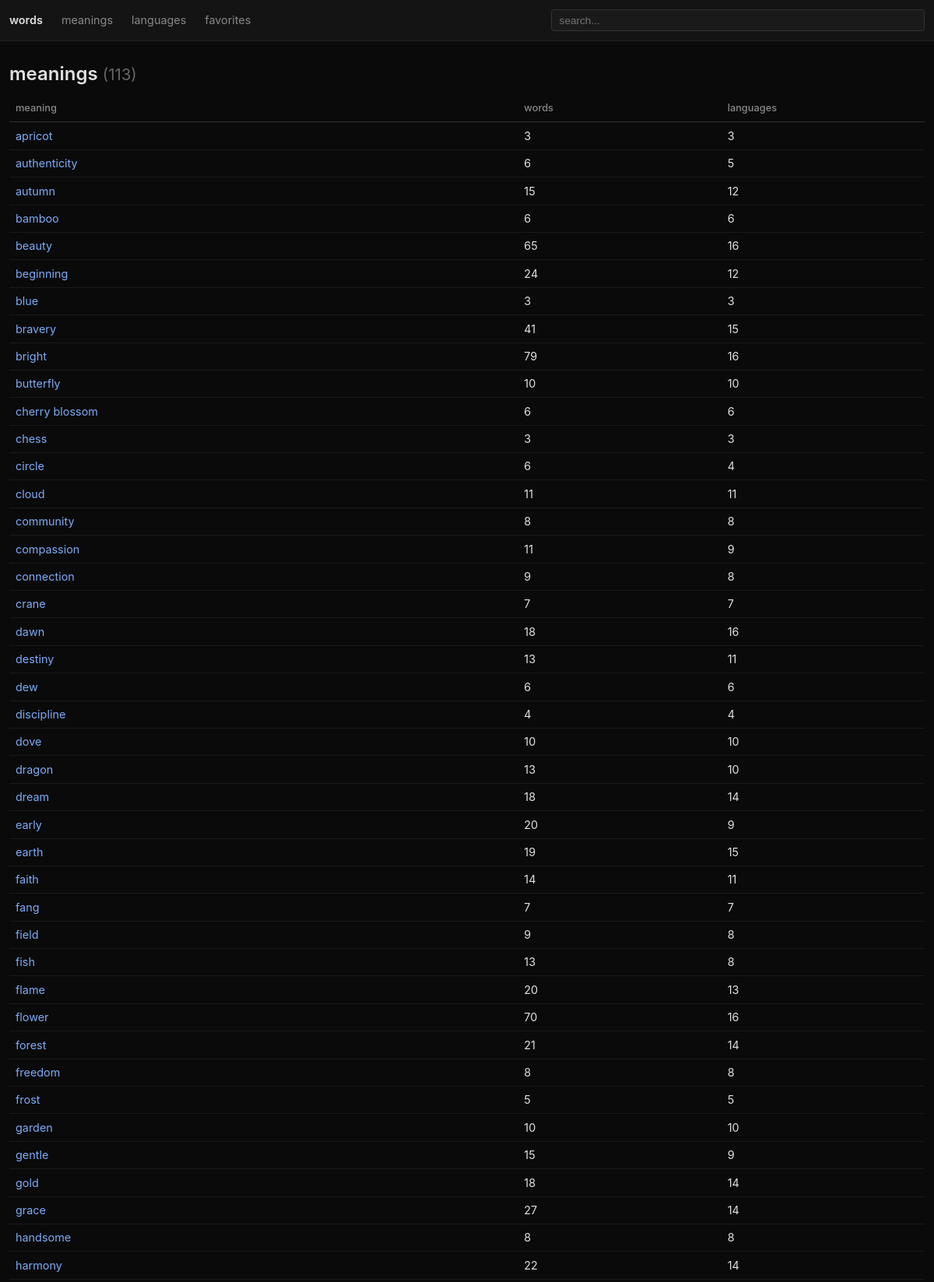
/meanings (upper part), run on the app's committed database.
### tables this page shows
CREATE TABLE meanings (
    id INTEGER PRIMARY KEY,
    label TEXT NOT NULL UNIQUE);

### web.py (the view)
@app.route("/meanings")
def meanings_list():
    db = get_db()
    meanings = db.execute("""
        SELECT m.id, m.label, COUNT(wm.word_id) AS word_count,
            COUNT(DISTINCT w.language) AS lang_count
        FROM meanings m
        LEFT JOIN word_meanings wm ON m.id = wm.meaning_id
        LEFT JOIN words w ON wm.word_id = w.id
        GROUP BY m.id ORDER BY m.label
    """).fetchall()
    return render_template("meanings.html", meanings=meanings)

### web.py (called while the page is built)
def get_db():
    if "db" not in g:
        g.db = sqlite3.connect(DB_PATH)
        g.db.execute("PRAGMA foreign_keys=ON")
        g.db.row_factory = sqlite3.Row
    return g.db

### templates/meanings.html (shortened to what this page needs)
{% extends "base.html" %}
{% block content %}
<h1>meanings <span class="count">({{ meanings|length }})</span></h1>
<table>
<thead><tr>
  <th class="col-meaning-label">meaning</th><th class="col-count">words</th><th class="col-count">languages</th>
</tr></thead>
<tbody>
{% for m in meanings %}
<tr>
  <td><a href="/meaning/{{ m.id }}">{{ m.label }}</a></td>
  <td>{{ m.word_count }}</td>
  <td>{{ m.lang_count }}</td>
</tr>
{% endfor %}
</tbody>
</table>
{% endblock %}

### static/style.css (style rules this page uses)
* { margin: 0; padding: 0; box-sizing: border-box; }
body { font-family: "Inter", system-ui, -apple-system, sans-serif; background: #0a0a0a; color: #e0e0e0; line-height: 1.5; }
h1 { font-size: 1.5rem; font-weight: 600; margin-bottom: 0.5rem; }
a { color: #7cacf8; text-decoration: none; }
table { width: 100%; border-collapse: collapse; font-size: 0.9rem; table-layout: fixed; }
thead th { text-align: left; padding: 0.5rem; border-bottom: 1px solid #333; color: #888; font-weight: 500; font-size: 0.8rem; text-transform: lowercase; }
tbody td { padding: 0.4rem 0.5rem; border-bottom: 1px solid #1a1a1a; overflow: hidden; text-overflow: ellipsis; white-space: nowrap; }
.col-meaning-label { width: 25%; }
.col-count { width: 10%; }
.count { color: #666; font-weight: normal; font-size: 0.85em; }

### data on the page
meanings: label "apricot", word_count "3", lang_count "3"
meanings: label "authenticity", word_count "6", lang_count "5"
meanings: label "autumn", word_count "15", lang_count "12"
meanings: label "bamboo", word_count "6", lang_count "6"
meanings: label "beauty", word_count "65", lang_count "16"
meanings: label "beginning", word_count "24", lang_count "12"
meanings: label "blue", word_count "3", lang_count "3"
meanings: label "bravery", word_count "41", lang_count "15"
meanings: label "bright", word_count "79", lang_count "16"
meanings: label "butterfly", word_count "10", lang_count "10"
meanings: label "cherry blossom", word_count "6", lang_count "6"
meanings: label "chess", word_count "3", lang_count "3"
meanings: label "circle", word_count "6", lang_count "4"
meanings: label "cloud", word_count "11", lang_count "11"
meanings: label "community", word_count "8", lang_count "8"
meanings: label "compassion", word_count "11", lang_count "9"
meanings: label "connection", word_count "9", lang_count "8"
meanings: label "crane", word_count "7", lang_count "7"
meanings: label "dawn", word_count "18", lang_count "16"
meanings: label "destiny", word_count "13", lang_count "11"
meanings: label "dew", word_count "6", lang_count "6"
meanings: label "discipline", word_count "4", lang_count "4"
meanings: label "dove", word_count "10", lang_count "10"
meanings: label "dragon", word_count "13", lang_count "10"
meanings: label "dream", word_count "18", lang_count "14"
meanings: label "early", word_count "20", lang_count "9"
meanings: label "earth", word_count "19", lang_count "15"
meanings: label "faith", word_count "14", lang_count "11"
meanings: label "fang", word_count "7", lang_count "7"
meanings: label "field", word_count "9", lang_count "8"
meanings: label "fish", word_count "13", lang_count "8"
meanings: label "flame", word_count "20", lang_count "13"
meanings: label "flower", word_count "70", lang_count "16"
meanings: label "forest", word_count "21", lang_count "14"
meanings: label "freedom", word_count "8", lang_count "8"
meanings: label "frost", word_count "5", lang_count "5"
meanings: label "garden", word_count "10", lang_count "10"
meanings: label "gentle", word_count "15", lang_count "9"
meanings: label "gold", word_count "18", lang_count "14"
meanings: label "grace", word_count "27", lang_count "14"
meanings: label "handsome", word_count "8", lang_count "8"
meanings: label "harmony", word_count "22", lang_count "14"

### other printed values
{{ meanings|length }} "113"
